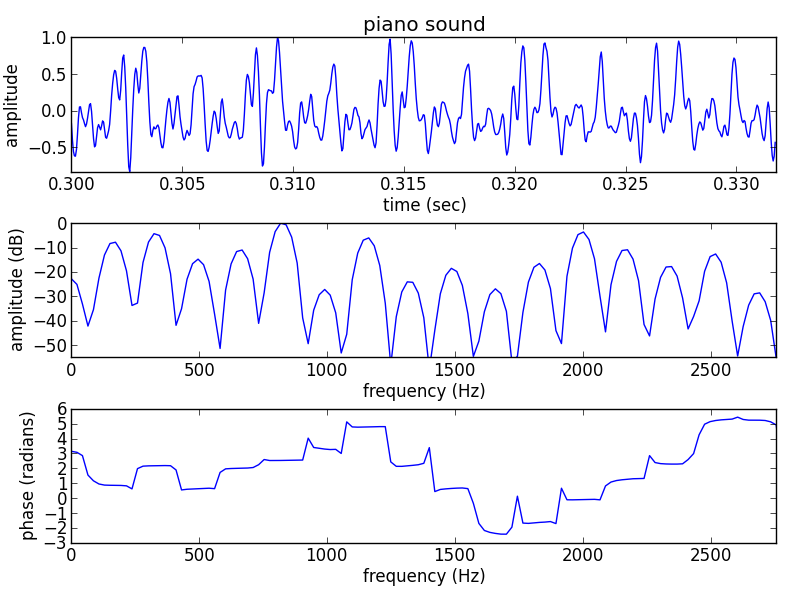

Write the Python code that produced this figure.
import matplotlib.pyplot as plt
import numpy as np
from scipy.io.wavfile import read
from scipy.fftpack import fft, ifft
import math

(fs, x) = read('piano.wav')
M = 701
N = 1024
hN = N/2  
start = .3*fs                                             
w = np.blackman(M)
hM1 = int(math.floor((w.size+1)/2))                     
hM2 = int(math.floor(w.size/2))                         
fftbuffer = np.zeros(N)                                 
xw = x[start:start+M] * w   
fftbuffer[:hM1] = xw[hM2:]
fftbuffer[N-hM2:] = xw[:hM2]        
X = fft(fftbuffer)
mX = 20 * np.log10( abs(X[:hN]) )  
pX = np.unwrap( np.angle(X[:hN]) ) 

plt.figure(1)
plt.subplot(311)
xp = x[start:start+M]/float(max(x[start:start+M]))
plt.plot(np.arange(start, (start+M), 1.0)/fs, xp)
plt.axis([start/fs, (start+M)/fs, min(xp), max(xp)])
plt.xlabel('time (sec)')
plt.ylabel('amplitude')
plt.title('piano sound')

plt.subplot(312)
plt.plot(np.arange(0, fs/2.0, float(fs)/N), mX-max(mX))
plt.axis([0,fs/8.0,-55,0])
plt.xlabel('frequency (Hz)')
plt.ylabel('amplitude (dB)')
plt.subplot(313)
plt.plot(np.arange(0, fs/2.0, float(fs)/N), pX)
plt.axis([0,fs/8.0,-3,6])
plt.xlabel('frequency (Hz)')
plt.ylabel('phase (radians)')
plt.show()
